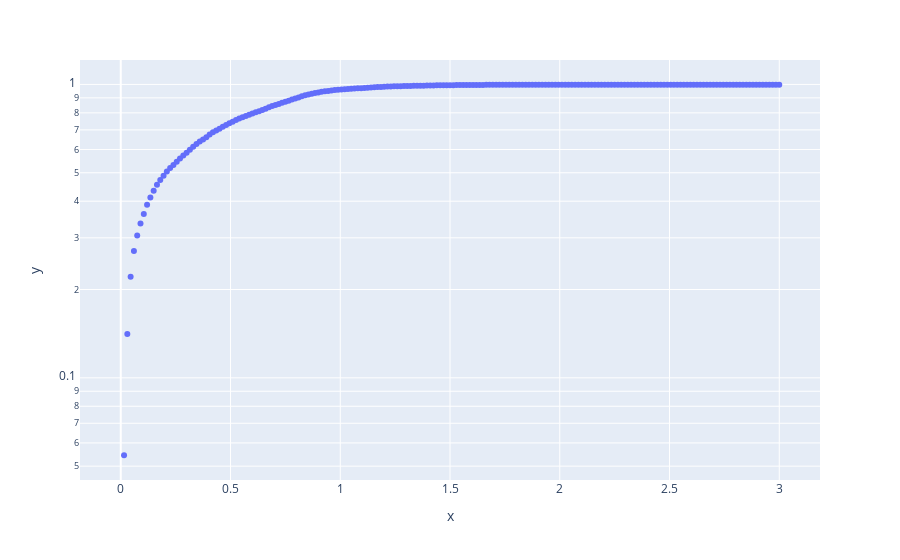

Notebook code for this chart:
### Code cell
px.scatter(x = xs, y = l1.scores(xs), log_y=True)

### Figure 1 — Plotly figure (JSON) as saved in the notebook; plotly's stock layout.template omitted (floating-point values rounded to 4 significant figures; data arrays with more than 128 entries replaced by an {"elided": "..."} marker saying what was removed)
{"data": [{"hovertemplate": "x=%{x}<br>y=%{y}<extra></extra>", "legendgroup": "", "marker": {"color": "#636efa", "symbol": "circle"}, "mode": "markers", "name": "", "orientation": "v", "showlegend": false, "type": "scatter", "x": {"elided": "201 float values"}, "xaxis": "x", "y": {"elided": "201 float values"}, "yaxis": "y"}], "layout": {"legend": {"tracegroupgap": 0}, "margin": {"t": 60}, "xaxis": {"anchor": "y", "domain": [0, 1], "title": {"text": "x"}}, "yaxis": {"anchor": "x", "domain": [0, 1], "title": {"text": "y"}, "type": "log"}}}
